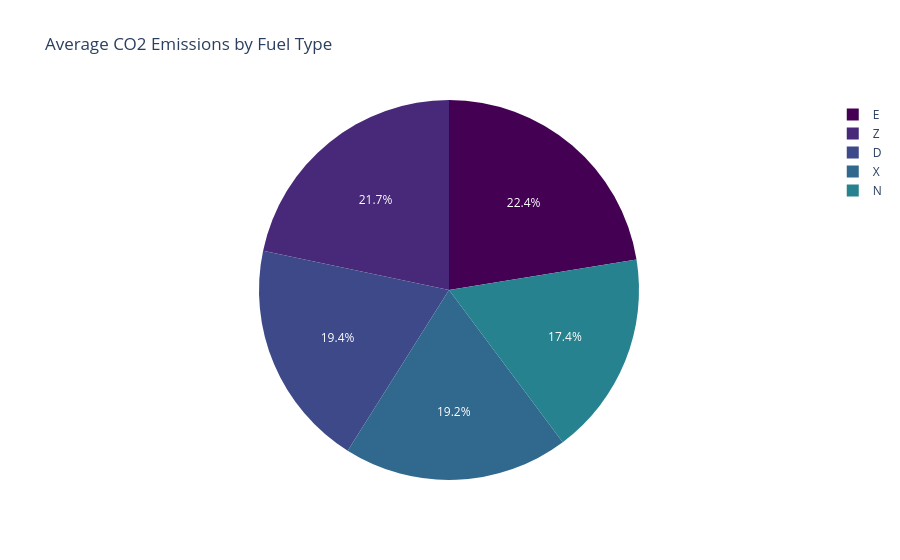

The notebook cell this image was saved under:
### Code cell
fuel_avg_emissions = co2.groupby('Fuel Type')['CO2 Emissions(g/km)'].mean().reset_index()
fig = px.pie(
    fuel_avg_emissions,
    values='CO2 Emissions(g/km)',
    names='Fuel Type',
    title='Average CO2 Emissions by Fuel Type',
    color_discrete_sequence=px.colors.sequential.Viridis
)
fig.show()

### Figure 1 — Plotly figure (JSON) as saved in the notebook; plotly's stock layout.template omitted (floating-point values rounded to 4 significant figures)
{"data": [{"domain": {"x": [0, 1], "y": [0, 1]}, "hovertemplate": "Fuel Type=%{label}<br>CO2 Emissions(g/km)=%{value}<extra></extra>", "labels": ["D", "E", "N", "X", "Z"], "legendgroup": "", "name": "", "showlegend": true, "type": "pie", "values": [237.5, 275.1, 213, 235.1, 266.0]}], "layout": {"legend": {"tracegroupgap": 0}, "piecolorway": ["#440154", "#482878", "#3e4989", "#31688e", "#26828e", "#1f9e89", "#35b779", "#6ece58", "#b5de2b", "#fde725"], "title": {"text": "Average CO2 Emissions by Fuel Type"}}}
